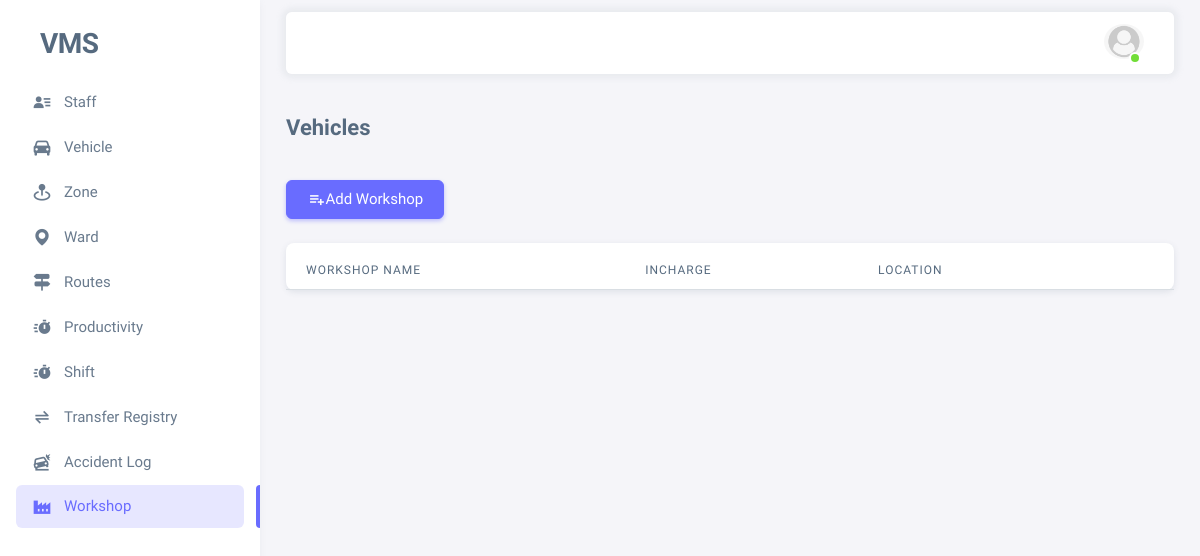
The app's page /workshop-list/ (signed in), older data.
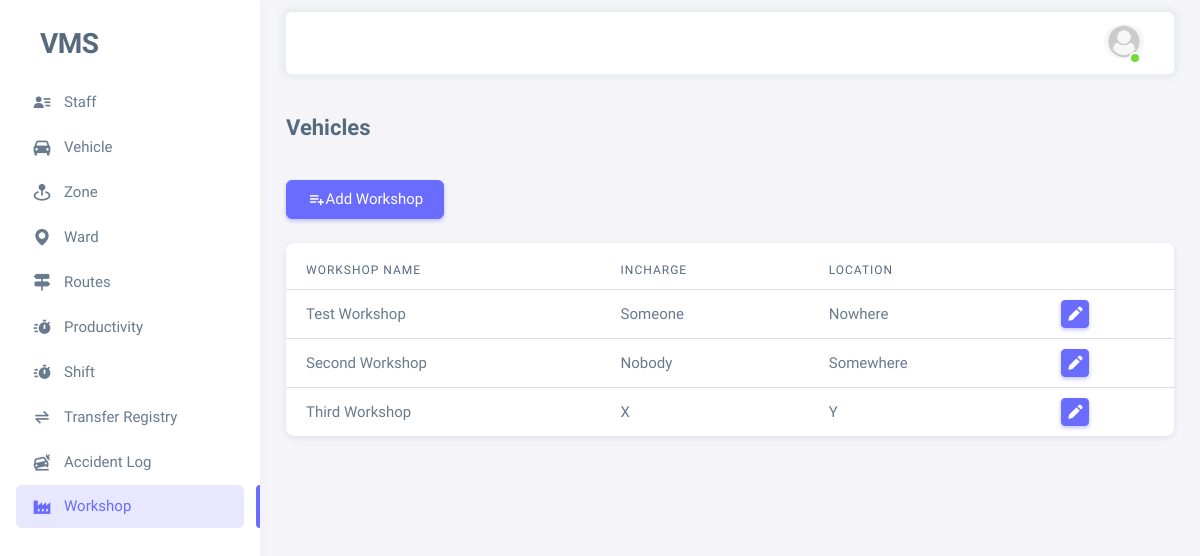
The same page, newer data.
### vms_app/models.py (models this page shows, shortened)
class Employee(AbstractBaseUser, PermissionsMixin):
    id = models.UUIDField(primary_key=True, editable=False, unique=True, default=uuid.uuid4)
    name = models.CharField(max_length=100)
    image = models.ImageField(upload_to='profiles/', null=True, blank=True)
    employee_id = models.CharField(max_length=100, unique=True)
    is_active = models.BooleanField(default=True)
    is_staff = models.BooleanField(default=True)
    is_superuser = models.BooleanField(default=False)
    contact = models.CharField(max_length=255)
    address = models.TextField()
    remark = models.TextField(null=True, blank=True)
    objects = EmployeeManager()
    USERNAME_FIELD = 'employee_id'
    REQUIRED_FIELDS = ['name']

class Workshop(models.Model):
    workshop_name = models.CharField(max_length=50)
    incharge = models.CharField(max_length=50, null=True, blank=True)
    location = models.CharField(max_length=50, null=True, blank=True)
    is_active = models.BooleanField(default=True)

### vms_app/views.py (the view)
# urls.py: path('workshop-list/', views.workshop_list, name='workshop_list'),
@login_required(login_url='login')
@active_required
def workshop_list(request):
    workshop_list = Workshop.objects.all()
    context = {
        "menu": "menu-workshop",
        "workshop_list": workshop_list
    }
    return render(request, 'vms_app/workshop_list.html', context)

### vms_app/templates/vms_app/workshop_list.html
{% extends "base.html" %}
{% block content %}
<h4 class="fw-bold py-3 mb-4">Vehicles</h4>
<div class="row">
    <div class="col-auto">
        <a href="{% url "create_workshop" %}" class="btn btn-primary">
            <span class="tf-icons bx bx-list-plus"></span> Add Workshop
        </a>
    </div>
</div>
<div class="card mt-4">
    <div class="table-responsive text-nowrap mt-2">
        <table class="table">
            <thead>
                <tr>
                    <th>Workshop Name</th>
                    <th>Incharge</th>
                    <th>Location</th>
                    <th></th>
                </tr>
            </thead>
            <tbody class="table-border-bottom-0">
                {% for workshop in workshop_list %}
                <tr>
                    <td>{{workshop.workshop_name}}</td>
                    <td>{{workshop.incharge}}</td>
                    <td>{{workshop.location}}</td>
                    <td>
                        <a class="btn btn-sm btn-icon btn-primary" href="{% url 'edit_workshop' workshop.id %}">
                            <i class="bx bxs-pencil"></i>
                        </a>
                    </td>
                </tr>
                {% endfor %}
            </tbody>
        </table>
    </div>
</div>
{% endblock content %}

### templates/base.html (shortened to what this page needs)
<!DOCTYPE html>
{% load static %}
<html
        lang="en"
        class="light-style layout-menu-fixed"
        dir="ltr"
        data-theme="theme-default"
        data-assets-path="{% static "assets/" %}"
        data-template="vertical-menu-template-free"
>
<head>
    <link rel="stylesheet" href="{% static "assets/vendor/fonts/boxicons.css" %}"/>
    <link rel="stylesheet" href="{% static "assets/vendor/css/core.css" %}" class="template-customizer-core-css"/>
    <link rel="stylesheet" href="{% static "assets/vendor/css/theme-default.css" %}"
          class="template-customizer-theme-css"/>
    <link rel="stylesheet" href="{% static "assets/css/demo.css" %}"/>
    <link rel="stylesheet" href="{% static "assets/vendor/libs/perfect-scrollbar/perfect-scrollbar.css" %}"/>
    <link rel="stylesheet" href="{% static "assets/vendor/libs/apex-charts/apex-charts.css" %}"/>
    <link rel="stylesheet" href="https://cdn.jsdelivr.net/npm/bootstrap-icons@1.11.3/font/bootstrap-icons.min.css">
    <link href="https://cdn.datatables.net/1.13.7/css/dataTables.bootstrap5.min.css" rel="stylesheet">
</head>
<body>
<div class="layout-wrapper layout-content-navbar">
    <div class="layout-container">
        <aside id="layout-menu" class="layout-menu menu-vertical menu bg-menu-theme">
            <div class="app-brand demo">
                <a href="{% url "home" %}" class="app-brand-link">
                    <span class="app-brand-text demo menu-text fw-bolder ms-2">VMS</span>
                </a>
            </div>
            <ul class="menu-inner py-1">
                {% if request.user.is_superuser %}
                    <li class="menu-item" id="menu-staff">
                        <a href="{% url "staff_list" %}" class="menu-link">
                            <i class="menu-icon tf-icons bx bxs-user-detail"></i>
                            <div data-i18n="Staff">Staff</div>
                        </a>
                    </li>
                {% endif %}
                <li class="menu-item" id="menu-vehicle">
                    <a href="{% url "home" %}" class="menu-link">
                        <i class="menu-icon tf-icons bx bxs-car"></i>
                        <div data-i18n="Vehicle">Vehicle</div>
                    </a>
                </li>
                <li class="menu-item" id="menu-zone">
                    <a href="{% url "zone_list" %}" class="menu-link">
                        <i class="menu-icon tf-icons bx bxs-map-pin"></i>
                        <div data-i18n="Zone">Zone</div>
                    </a>
                </li>
                <li class="menu-item" id="menu-ward">
                    <a href="{% url "ward_list" %}" class="menu-link">
                        <i class="menu-icon tf-icons bx bxs-map"></i>
                        <div data-i18n="Ward">Ward</div>
                    </a>
                </li>
                <li class="menu-item" id="menu-route">
                    <a href="{% url "route_list" %}" class="menu-link">
                        <i class="menu-icon tf-icons bx bxs-directions"></i>
                        <div data-i18n="Routes">Routes</div>
                    </a>
                </li>
                <li class="menu-item" id="menu-productivity">
                    <a href="{% url "productivity_list" %}" class="menu-link">
                        <i class="menu-icon tf-icons bx bxs-timer"></i>
                        <div data-i18n="Productivity">Productivity</div>
                    </a>
                </li>
                <li class="menu-item" id="menu-shift">
                    <a href="{% url "shift_list" %}" class="menu-link">
                        <i class="menu-icon tf-icons bx bxs-timer"></i>
                        <div data-i18n="Shift">Shift</div>
                    </a>
                </li>
                <li class="menu-item" id="menu-transfer-registry">
                    <a href="{% url "transfer_register_view" %}" class="menu-link">
                        <i class="menu-icon tf-icons bx bx-transfer-alt"></i>
                        <div data-i18n="Transfer Registry">Transfer Registry</div>
                    </a>
                </li>
                <li class="menu-item" id="menu-accident-logs">
                    <a href="{% url "accident_log_view" %}" class="menu-link">
                        <i class="menu-icon tf-icons bx bxs-car-crash"></i>
                        <div data-i18n="Accident Log">Accident Log</div>
                    </a>
                </li>
                <li class="menu-item" id="menu-workshop">
                    <a href="{% url "workshop_list" %}" class="menu-link">
                        <i class="menu-icon tf-icons bx bxs-factory"></i>
                        <div data-i18n="Workshop">Workshop</div>
                    </a>
                </li>
            </ul>
        </aside>
        <div class="layout-page">
            <nav class="layout-navbar container-xxl navbar navbar-expand-xl navbar-detached align-items-center bg-navbar-theme"
                 id="layout-navbar">
                <div class="navbar-nav-right d-flex align-items-center" id="navbar-collapse">
                    <ul class="navbar-nav flex-row align-items-center ms-auto">
                        <li class="nav-item navbar-dropdown dropdown-user dropdown">
                            <a class="nav-link dropdown-toggle hide-arrow" href="javascript:void(0);"
                               data-bs-toggle="dropdown">
                                <div class="avatar avatar-online">
                                    <img src="
                                            {% if request.user.image %}{{ request.user.image.url }}{% else %}{% static "assets/img/avatars/default.png" %}{% endif %}"
                                         width="50px" alt class="w-px-40 h-auto rounded-circle"/>
                                </div>
                            </a>
                        </li>
                    </ul>
                </div>
            </nav>
            <div class="content-wrapper">
                <div class="container-xxl flex-grow-1 container-p-y">
                    {% block content %}
                    {% endblock content %}
                </div>
            </div>
        </div>
    </div>
</div>
</body>
</html>

### static/assets/css/demo.css (style rules this page uses)
.menu .app-brand.demo { height: 64px; margin-top: 12px; }
.app-brand-text.demo { font-size: 1.75rem; letter-spacing: -0.5px; }

Row changes from the older to the newer data that the page shows:
added Workshop: workshop_name "Test Workshop", incharge "Someone", location "Nowhere"
added Workshop: workshop_name "Second Workshop", incharge "Nobody", location "Somewhere"
added Workshop: workshop_name "Third Workshop", incharge "X", location "Y"
